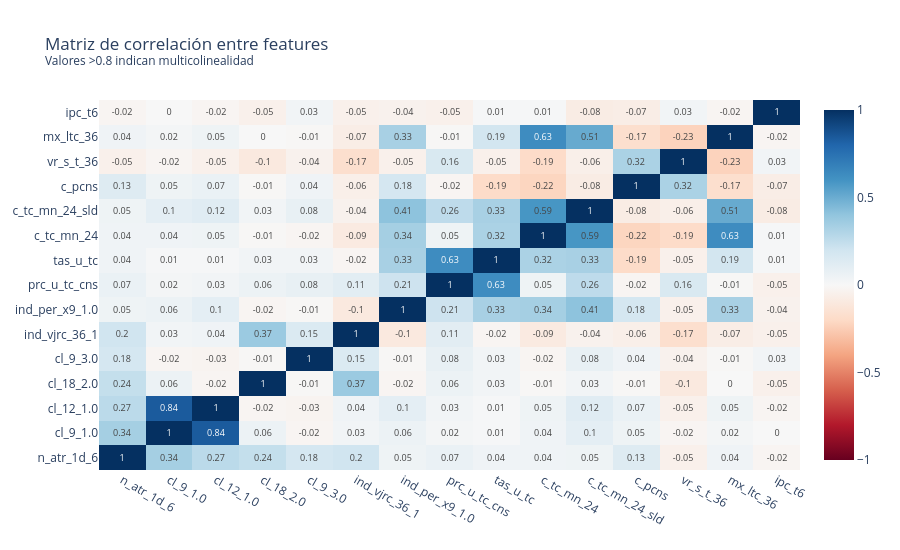

The cell this chart's notebook holds for it:
### Markdown cell above
## 5. Matriz de correlación entre features

### Code cell
corr_matrix = df[FEATURES].corr().round(2)

fig = go.Figure(go.Heatmap(
    z=corr_matrix.values,
    x=corr_matrix.columns,
    y=corr_matrix.columns,
    colorscale='RdBu', zmid=0, zmin=-1, zmax=1,
    text=corr_matrix.values,
    texttemplate='%{text}', textfont_size=9
))
fig.update_layout(
    title='Matriz de correlación entre features<br><sup>Valores >0.8 indican multicolinealidad</sup>',
    height=550, template='plotly_white'
)
fig.show()

# Detectar multicolinealidad
high_corr = []
for i in range(len(FEATURES)):
    for j in range(i+1, len(FEATURES)):
        c = abs(corr_matrix.iloc[i,j])
        if c > 0.7:
            high_corr.append((FEATURES[i], FEATURES[j], round(c,3)))

if high_corr:
    print('⚠️  Pares con alta correlación (>0.7):')
    for a, b, c in high_corr:
        print(f'   {a} — {b}: {c}')
else:
    print('✅ No se detectó multicolinealidad severa')

### Figure 1 — Plotly figure (JSON) as saved in the notebook; plotly's stock layout.template omitted (floating-point values rounded to 4 significant figures; data arrays with more than 128 entries replaced by an {"elided": "..."} marker saying what was removed)
{"data": [{"colorscale": [[0, "rgb(103,0,31)"], [0.1, "rgb(178,24,43)"], [0.2, "rgb(214,96,77)"], [0.3, "rgb(244,165,130)"], [0.4, "rgb(253,219,199)"], [0.5, "rgb(247,247,247)"], [0.6, "rgb(209,229,240)"], [0.7, "rgb(146,197,222)"], [0.8, "rgb(67,147,195)"], [0.9, "rgb(33,102,172)"], [1, "rgb(5,48,97)"]], "text": {"elided": "15x15 float values"}, "textfont": {"size": 9}, "texttemplate": "%{text}", "type": "heatmap", "x": ["n_atr_1d_6", "cl_9_1.0", "cl_12_1.0", "cl_18_2.0", "cl_9_3.0", "ind_vjrc_36_1", "ind_per_x9_1.0", "prc_u_tc_cns", "tas_u_tc", "c_tc_mn_24", "c_tc_mn_24_sld", "c_pcns", "vr_s_t_36", "mx_ltc_36", "ipc_t6"], "y": ["n_atr_1d_6", "cl_9_1.0", "cl_12_1.0", "cl_18_2.0", "cl_9_3.0", "ind_vjrc_36_1", "ind_per_x9_1.0", "prc_u_tc_cns", "tas_u_tc", "c_tc_mn_24", "c_tc_mn_24_sld", "c_pcns", "vr_s_t_36", "mx_ltc_36", "ipc_t6"], "z": {"elided": "15x15 float values"}, "zmax": 1, "zmid": 0, "zmin": -1}], "layout": {"height": 550, "title": {"text": "Matriz de correlación entre features<br><sup>Valores >0.8 indican multicolinealidad</sup>"}}}
